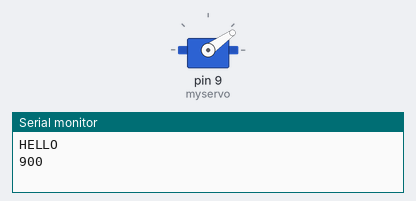
This sketch was run on a simulated Arduino Uno, built with avr-gcc and run on an emulated ATmega328P. Shown: servo, the last lines printed to the serial monitor.

Above: at 0.05 s.
At 3.5 s:
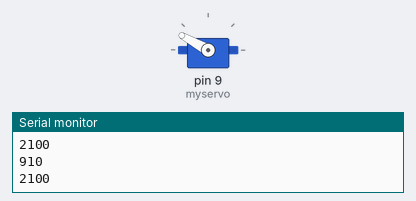
Timing chart, 0 to 8.1 s (numbered marks = the images above):
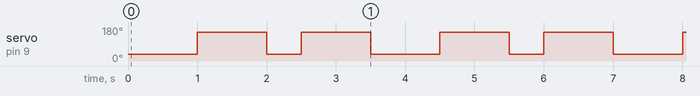

Measured:
- by itself, servo on pin 9 (myservo): repeats every 3.5 s: 35° 0.50 s, 151° 1.0 s, 35° 1.0 s, 151° 1.0 s

The sketch:

servo_strojenie_2.ino
```cpp
#include <Servo.h>

Servo myservo;  // create servo object to control a servo
                // a maximum of eight servo objects can be created
int pos = 0;    // variable to store the servo position
int keep = 0;

void setup() {
  myservo.attach(9);  // attaches the servo on pin 9 to the servo object
  Serial.begin(115200);
  Serial.println("HELLO");

}


void loop() {
    Serial.println(String(900));

  myservo.writeMicroseconds(900);              // do góry
  delay(1000);
/*
  for(keep = 0; keep < 2000; keep += 1)  {
    myservo.writeMicroseconds(900);
    delay(2);
  }
 */

   Serial.println(String(2100));
  myservo.writeMicroseconds(2100);             // na doł
  delay(1000);

   Serial.println(String(910));
  myservo.writeMicroseconds(910);              // do góry
  delay(500);

   Serial.println(String(2100));
  myservo.writeMicroseconds(2100);             // na doł
  delay(1000);


   /*

  for(keep = 0; keep < 100; keep += 1)  // goes from 0 degrees to 180 degrees
  {                                  // in steps of 1 degree
    myservo.writeMicroseconds(910);              // tell servo to go to position in variable 'pos'
    delay(2);                       // waits 15ms for the servo to reach the position
  }   */
}
```
